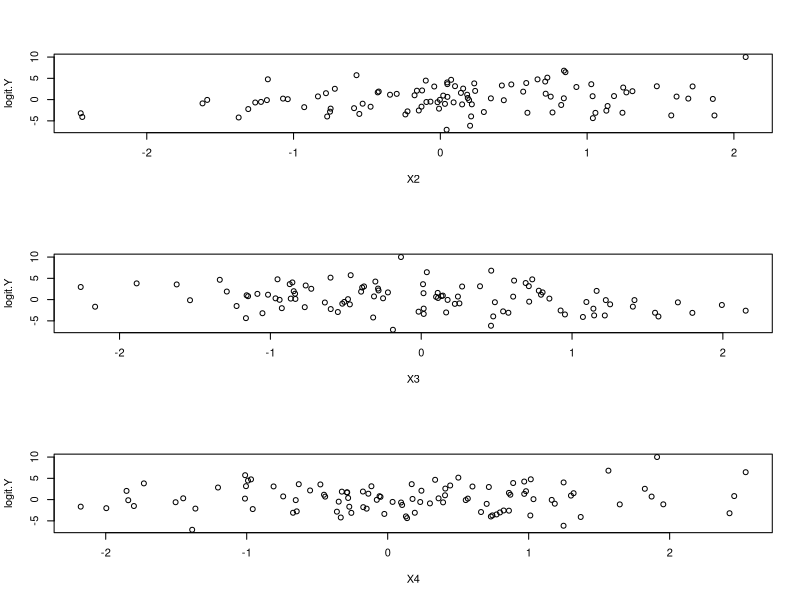
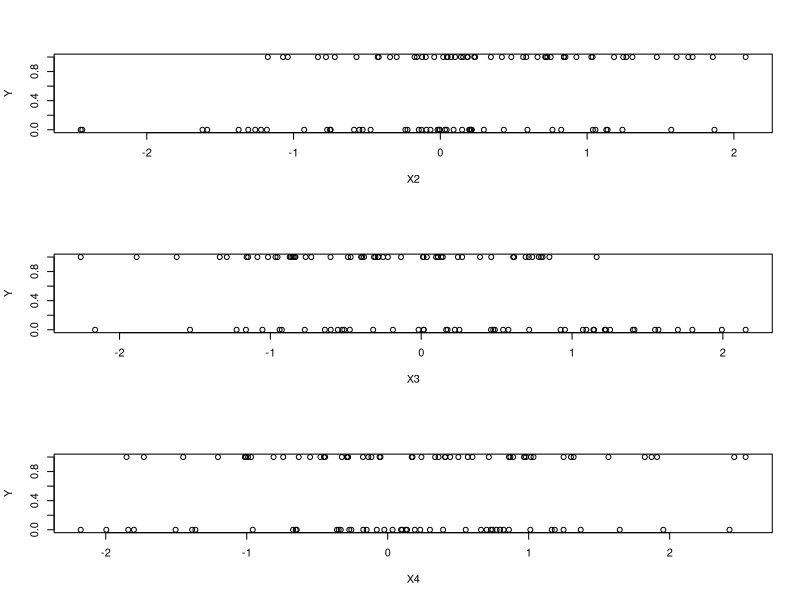
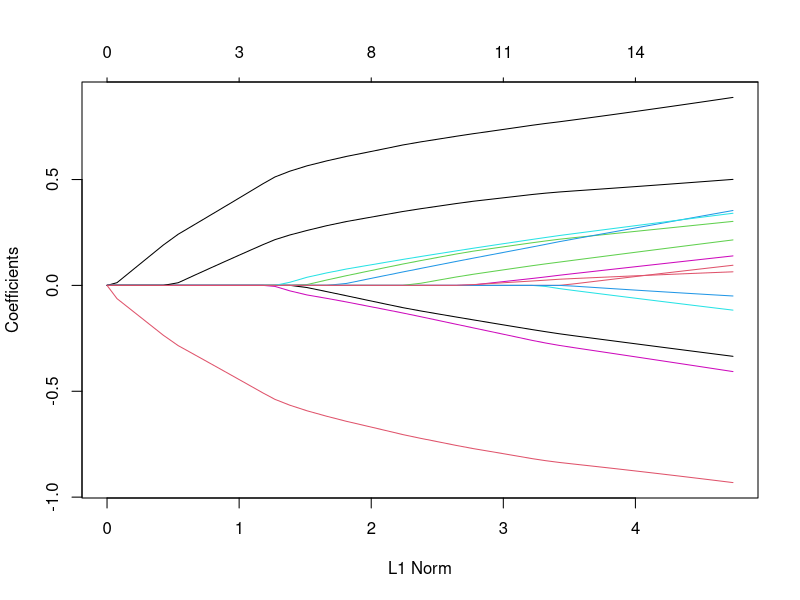
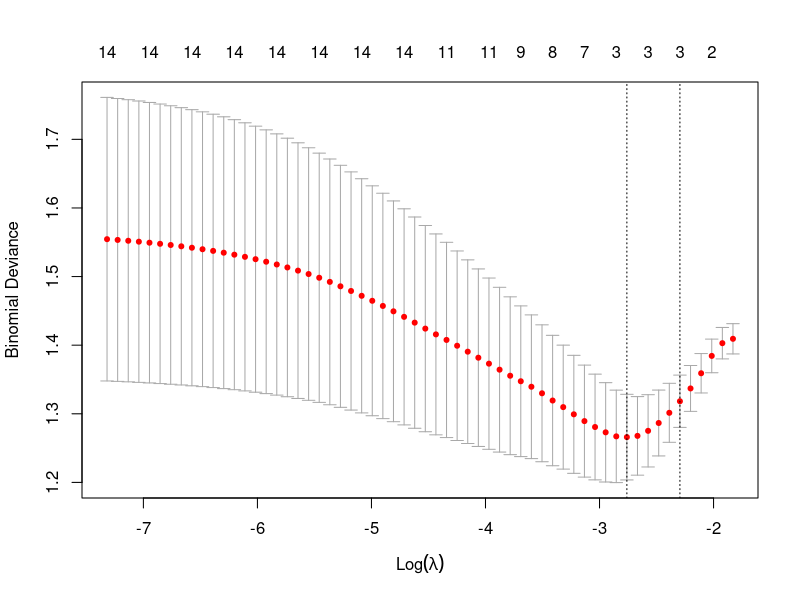

Write R code to recreate these figures, in order.
### Packages
#install.packages("glmnet", repos = "http://cran.us.r-project.org")
library(glmnet)

### Generating meaningful predictors

N = 100 # number of observations
p.signal = 3 # number of signal predictors
p.noise = 10 # number of noise predictors
p = p.signal + p.noise

df = data.frame(matrix(nrow = N, ncol = p + 2)) # initialize the data frame to dimensions p + 1, N

set.seed(4321) # setting the seed for reproducibility
for (i in seq(p.signal)){
  df[[i + 1]] = rnorm(N, 0, 1)
}

### Generating noise predictors

for (i in seq(p.signal+2, p.signal + p.noise + 2)){
  df[[i]] = rnorm(N, 0, 1)
}

head(df)


colnames(df)[1] = "Y" # response variable will be in the first column of df

### Generating coefficients
beta = c(1,-1,0.5) # beta should be the same length as p.signal
beta.matrix = t(replicate(N, beta))

### Building the dependent variable
# with error terms
logit.Y = rowSums(beta.matrix * as.matrix(df[2:(1+p.signal)]) + rnorm(N, 0, 1))
# without error terms. Note: will behave weirdly
#logit.Y = rowSums(beta.matrix * as.matrix(df[2:(1+p.signal)]))

Y = as.numeric(logit.Y > 0)
df[[1]] = Y

### Visualizing the relationship between predictors and logit(Y)

par(mfrow = c(3,1))
for (i in 2:4){
  plot(df[[i]], logit.Y, xlab = paste("X", as.character(i), sep = "")) 
}

### Visualizing the relationship between predictors and Y
par(mfrow = c(3,1))
for (i in 2:4){
  plot(df[[i]], df$Y, xlab = paste("X", as.character(i), sep = ""), ylab = "Y")  
}

### Fitting a logistic model without lasso
mod1 = glm(Y ~ X2 + X3 + X4 + X5 + X6 + X7 + X8 + X9 + X10 + X11 + X12, family = binomial(link = "logit"), data = df)
summary(mod1)


### Fitting lasso

# Transforming data to matrix and vector form
# according to the vignette http://www.stanford.edu/~hastie/glmnet/glmnet_alpha.html
# glmnet wants the predictors to be in a matrix and the outcomes as a vector
x = as.matrix(df[2:(p + 2)]) # predictors
y = as.numeric(df[[1]])

# fitting lasso regression
mod.lasso = glmnet(x, y, family = "binomial")
par(mfrow = c(1,1)) # one row one column plot layout
plot(mod.lasso) # plots graph of coefficients as a function of L1 norm
coef(mod.lasso, 0.09)
cv.mod = cv.glmnet(x, y, family = "binomial")
plot(cv.mod)
#cv.mod$lambda.1se
coef(cv.mod, s = "lambda.1se")
coef(cv.mod, s = "lambda.min")
